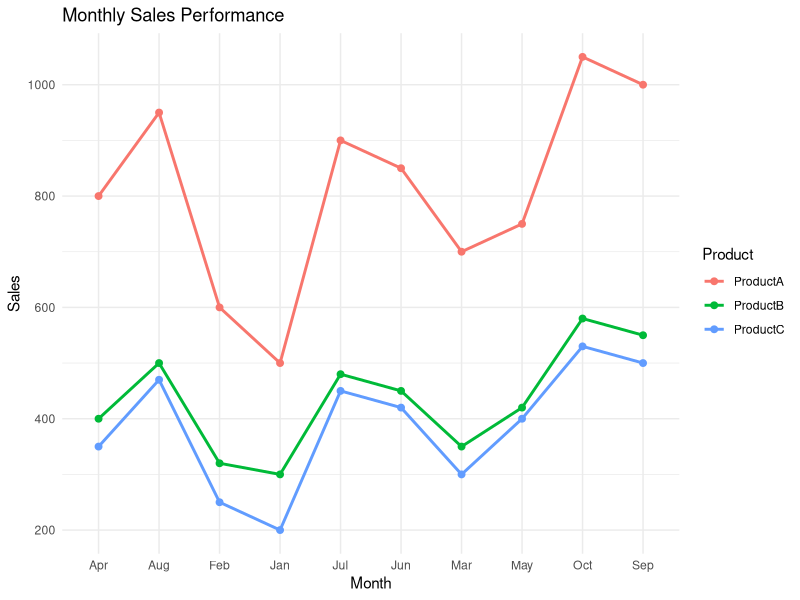

Here is the R script that generated this plot:
library(ggplot2)
library(tidyr)

# Create dataset
month <- c("Jan","Feb","Mar","Apr","May","Jun","Jul","Aug","Sep","Oct")
productA <- c(500,600,700,800,750,850,900,950,1000,1050)
productB <- c(300,320,350,400,420,450,480,500,550,580)
productC <- c(200,250,300,350,400,420,450,470,500,530)

sales_data <- data.frame(Month=month,
                         ProductA=productA,
                         ProductB=productB,
                         ProductC=productC)

# Convert to long format
sales_long <- pivot_longer(sales_data,
                           cols = c(ProductA, ProductB, ProductC),
                           names_to = "Product",
                           values_to = "Sales")

# Plot
ggplot(sales_long, aes(x=Month, y=Sales, color=Product, group=Product)) +
  geom_line(size=1) +
  geom_point(size=2) +
  labs(title="Monthly Sales Performance",
       x="Month",
       y="Sales") +
  theme_minimal()
